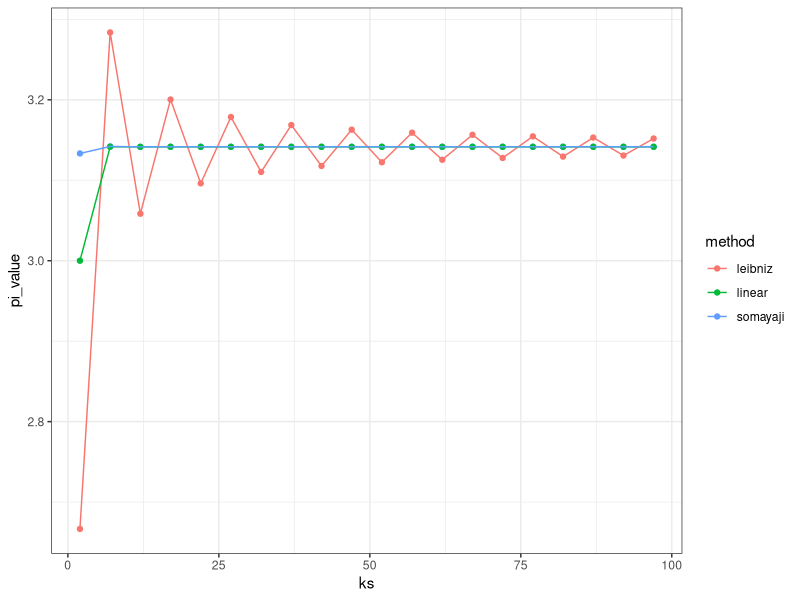
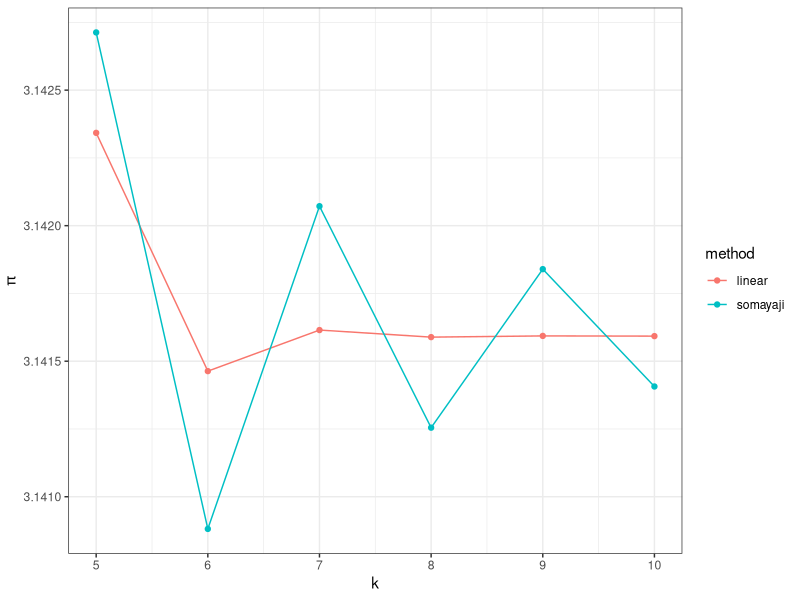

R code for these plots, in order:
## ---- chunk 1
frac_maker <- function(n, d){
  force(n)
  force(d)
  function(x) n / (d + x)
  }
## ---- chunk 2
  Ns <- rep(1, 20)
  Ds <- rep(1, 20)
  funs <- Map(frac_maker, Ns, Ds)
## ---- chunk 3
answer <- Reduce(function(f1,f2) f2(f1), x = funs, init = 0)
## take reciprocal to get the Golden Ratio:
1/answer
## ---- chunk 4
continuous_frac <- function(Ns, Ds, frac_fun = frac_maker){
  Ns <- rev(Ns)
  Ds <- rev(Ds)
  funs <- Map(frac_fun, Ns, Ds)
  Reduce(function(f1,f2) f2(f1), x = funs, init = 0)
  }
## ---- chunk 5

denominator <- function(k){
  nums <- lapply(seq_len(k)*2, function(x) c(1, 1, x))
  out <- do.call(c, nums)
  out[-1]
}

2 + continuous_frac(Ds = denominator(20), Ns = rep(1, 3 * 20 -1))

## ---- chunk 6
leibniz <- function(k){
  seqs <- seq(from = 1, by = 2, length.out = k -1)
  N <- c(4, seqs ^ 2)
  D <- c(1, rep(2, k-1))
  continuous_frac(N, D)
}

somayaji <- function(k){
  N <- seq(from = 1, by = 2, length.out = k) ^ 2
  D <- rep(6, k)
  3 + continuous_frac(N, D)
}

linear <- function(k){
  N <- seq(from = 1, by = 1, length.out = k -1) ^ 2
  N <- c(4, N)
  D <- seq(from = 1, by = 2, length.out = k)
  continuous_frac(N, D)
}

library(dplyr)
library(tidyr)
library(ggplot2)

data.frame(ks = seq(2, 100, by = 5)) %>%
  rowwise %>%
  mutate(leibniz = leibniz(ks),
         somayaji = somayaji(ks),
         linear = linear(ks)) %>%
  gather(method, pi_value, -ks) %>%
  ggplot(aes(x = ks, y = pi_value, colour = method)) + geom_point() + geom_path() + theme_bw()
## ---- chunk 7
data.frame(ks = seq(5, 10, by = 1)) %>%
  rowwise %>%
  mutate(somayaji = somayaji(ks),
         linear = linear(ks)) %>%
  gather(method, pi_value, -ks) %>%
  ggplot(aes(x = ks, y = pi_value, colour = method)) + geom_point() + geom_path() + xlab("k") + ylab(expression(pi)) + theme_bw()
